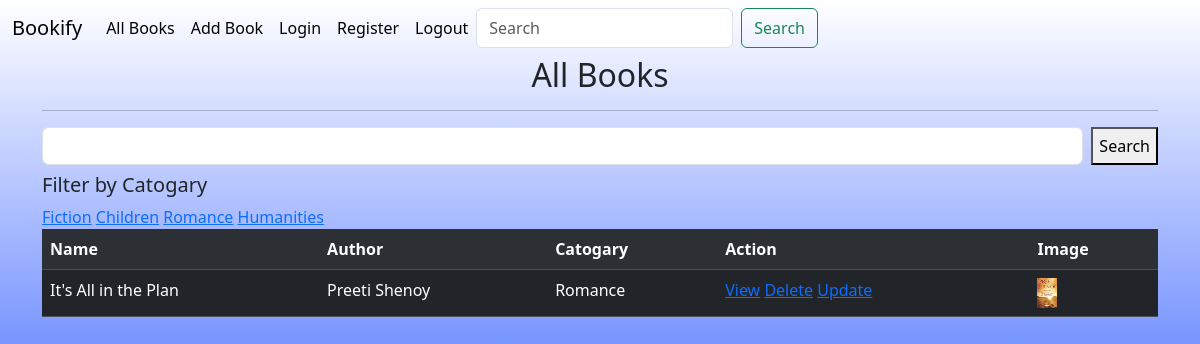
Page /books/all?catogary=Romance (signed in) on the committed database.
### myapp/models.py (models this page shows, shortened)
class Books(Model):
    name=CharField(max_length=20)
    author=CharField(max_length=20)
    catogary=CharField(max_length=20)
    published_date=DateField(null=True)
    pages=PositiveIntegerField(null=True)
    cover_image=ImageField(upload_to='images',null=True)
    rating=CharField(max_length=5,choices=RATING)

### myapp/views.py (the view, shortened to what this page needs)
# urls.py: path('books/all',BookListView.as_view(),name='all_books'),
@method_decorator(signin_required,name='dispatch')
class BookListView(View):
    def get(self,request,*args,**kwargs):
        qs=Books.objects.all()
        all_catogarys=Books.objects.all().values_list('catogary',flat=True).distinct()
        if 'catogary' in request.GET:
            catogary=request.GET.get('catogary')
            qs=qs.filter(catogary__iexact=catogary)
        return render(request,'all_books.html',{'data':qs,'all_catogarys':all_catogarys})

### myapp/views.py (called while the page is built)
def signin_required(fn):
    def wrapper(request,*args,**kwargs):
        if not request.user.is_authenticated:
            messages.error(request,'Invalid session,Sign In')
            return redirect('signin')
        else:
            return fn(request,*args,**kwargs)
    return wrapper

### myapp/templates/all_books.html (shortened to what this page needs)
{%extends 'theme.html'%}
{%block content%}
    <div class="container ">
        <h2 class="text-center">All Books</h2>
        <hr>
        <div class="conatiner mb-2">
            <form action="" method="post">
                <div class="d-flex">
                    <input type="text" class="form-control me-2" name="box">
                    <button type="submit">Search</button>
                </div>
            </form>
        </div>
        <div>
            <div class="">
                <h5>Filter by Catogary</h5>
                {%for catogary in all_catogarys%}
                    <a href="{%url 'all_books'%}?catogary={{catogary}}">{{catogary}}</a>
                {%endfor%}
            </div>
        </div>
          <table class="table table-dark table-striped">
            <tr>
                <th>Name</td>
                <th>Author</td>
                <th>Catogary</th>
                <th>Action</th>
                <th>Image</th>
            </tr>
            {% for book in data%}
            <tr>
                <td>{{book.name}}</td>
                <td>{{book.author}}</td>
                <td>{{book.catogary}}</td>
                <td>
                    <a href="{%url 'detail_book' book.id%}">View</a>
                    <a href="{%url 'delete_book' book.id%}">Delete</a>
                    <a href="{%url 'update_book' book.id%}">Update</a>
                </td>
                <td>
                    {%if book.cover_image%}
                          <img src="{{book.cover_image.url}}" style="height: 30px;width: 20px;" alt="">
                    {%endif%}
                </td>
            </tr>
            {%endfor%}
        </table>
    </div>
{%endblock%}

### myapp/static/css/style.css (style rules this page uses)
body { background-color: #FFFFFF; background-image: linear-gradient(180deg, #FFFFFF 0%, #6284FF 50%, #FF0000 100%); height: 100vh; }

### rows in the picture
Books: name "It's All in the Plan", author "Preeti Shenoy", catogary "Romance", cover_image (picture)

### other values in the picture
{{ catogary }} "Fiction" "Children" "Romance" "Humanities"
